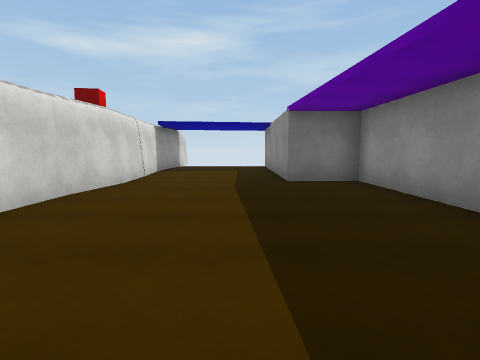
[1] (above)

17 first-person views from a walk through a scene from a Unity 3-D project. The camera is 1.3 m above the floor, tilts 6° down and sees 80° across. The floor is counted in squares, 2 m on a side. Each view is taken from the middle of a square. On the plan, view 1 faces up. The plan holds only what a view shows up to about 9 squares ahead; the rest is blank. The place goes on beyond the plan. Surface patterns are stand-ins for the level's own textures.

[2]
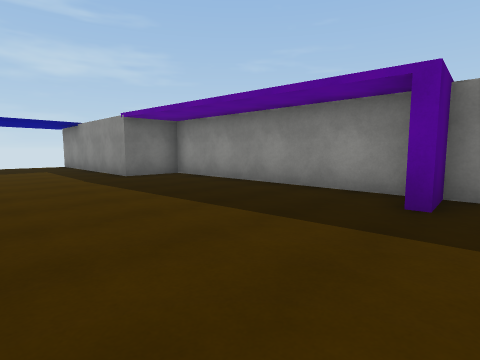

[3]
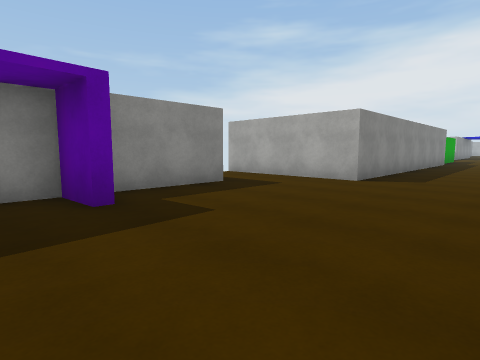

[4]
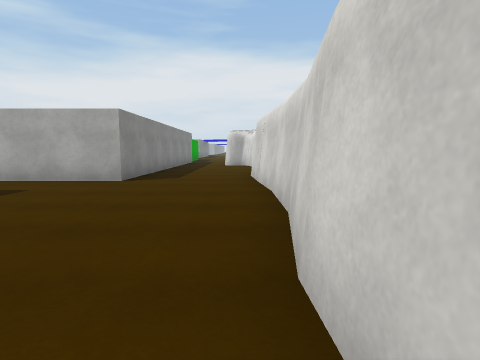

[5]
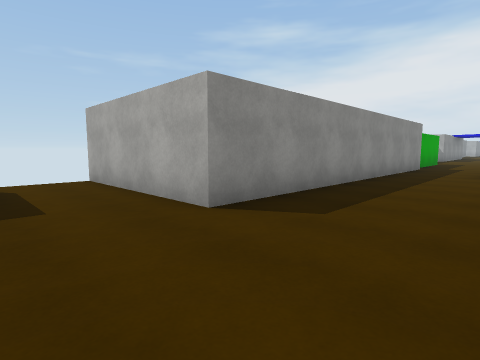

[6]
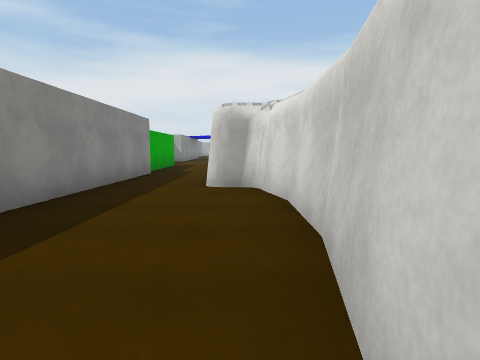

[7]
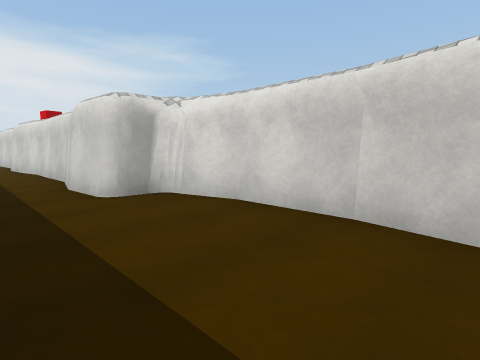

[8]
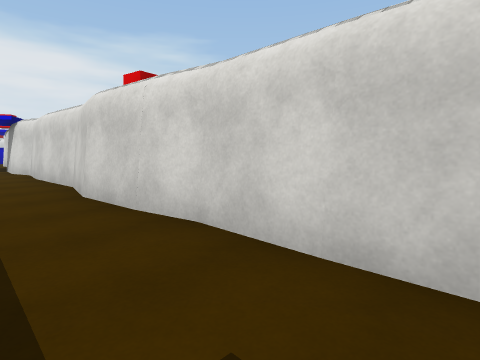

[9]
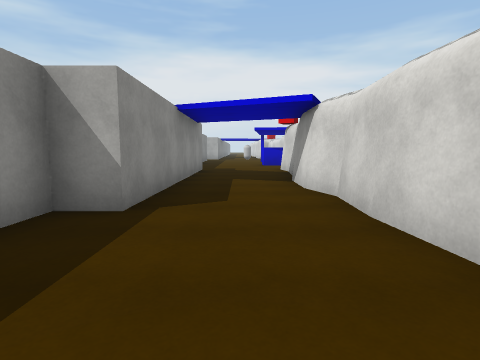

[10]
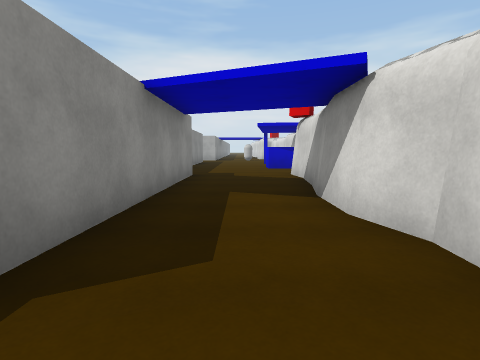

[11]
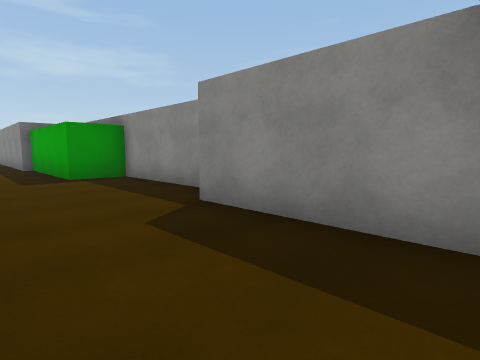

[12]
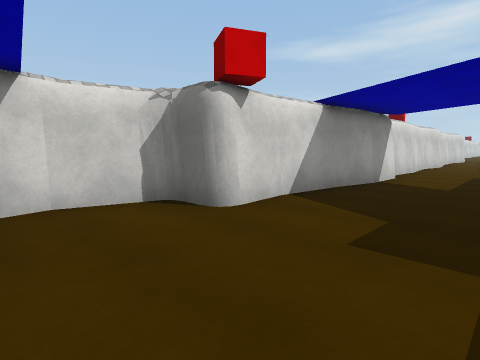

[13]
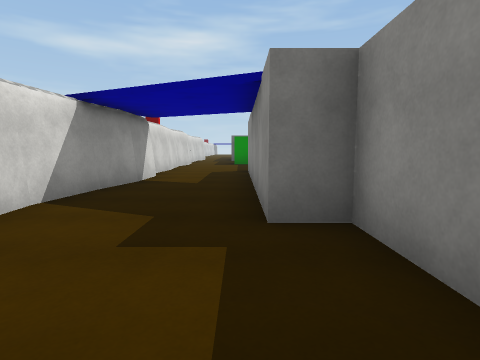

[14]
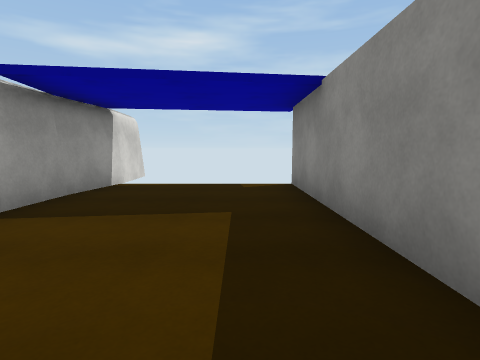

[15]
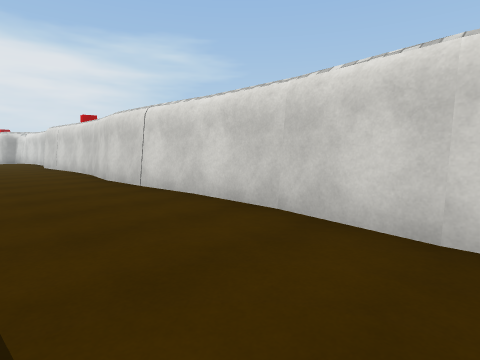

[16]
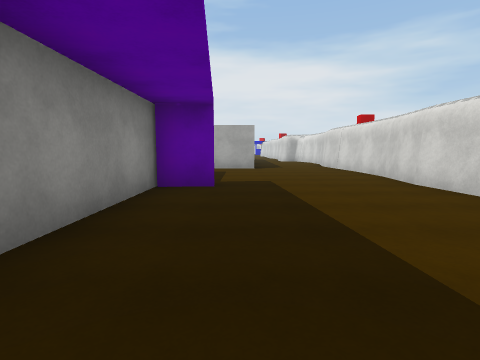

[17]
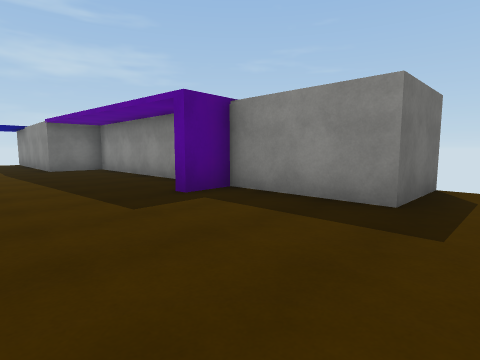

### Floor plan
Points are (right, up) in squares from view 1. A wall is a line through its corners. A room is listed if a view was taken in it or the views show most of it. See-through windows are left out.
Room 1 (views 1, 2, 3, 4, 5, 6, 7, 8, 9, 10, 11, 12, 13, 14, 15, 16, 17)
walls: (-2.6, -8) (-2.6, -9.7); (-2.8, -9.6) (-2.5, -10.9) (-1.6, -11) (-1.5, -12.4); (-1.9, -4.9) (-1.8, -6.1); (-2.1, -11) (-1.6, -11); (-1.3, -12.2) (-1.6, -13.7); (-2.6, -3.4) (-2.3, -6.3) (-2.7, -8.1); (-1.7, -13.6) (-1.6, -16.1); (0.5, -14) (0.5, -5) (4.5, -5); (-2.3, -1.9) (-2.2, -3.5); (-2.6, -1.9) (-2.6, -3.5); (4.6, -3) (2.5, -3) (2.5, 6) (1, 6) (1, 11.5); (1.4, -0.1) (2.5, 0); (2.6, -0.3) (1.4, -0.3); (-1.6, -16) (-1.2, -18.4); (-1.3, -18.3) (-1.5, -19.7); (-1.4, -19.5) (-1.3, -21.8); (-2.5, 4.2) (-2.3, -0.4) (-2.6, -2); (-1.3, -21.6) (-1.4, -23) (-1.2, -23.9); (-2.3, 5.7) (-2.6, 4.1) (-2.6, 2.5); (-2.7, 7.1) (-2.6, 5.6); (-1.2, -23.8) (-1.2, -25.1) (-1.4, -26.3); (-2.5, 8.6) (-2.4, 5.6); (-1.4, -26.2) (-1.5, -27.7); (-2.6, 10.1) (-2.6, 9); (-2.8, 10.2) (-2.7, 8.5); (-1.5, -27.6) (-1.4, -28.6); (-2.3, 11.7) (-2.6, 10); (-1.5, -28.9) (-2.4, -29); (-1.6, -29) (-2.3, -29) (-2.7, -30.2) (-2.5, -30.8); (2, -29.9) (2, -28.5) (1.2, -28.5) (1.2, -22) (2, -22) (2, -18) (0.8, -18) (0.8, -14)

Positions as (right, up) in squares from view 1, and headings:
1: (0, 0), facing up
2: (-2, -1), facing up-right
3: (-2, 1), facing down-right
4: (-2, 1), facing down
5: (-2, -3), facing down-right
6: (-2, -6), facing down
7: (0, -7), facing down-left
8: (0, -14), facing down-left
9: (0, -19), facing down
10: (0, -21), facing down
11: (-1, -25), facing up-right
12: (1, -31), facing up-left
13: (1, -31), facing up
14: (0, 6), facing up
15: (0, 6), facing down-left
16: (1, 5), facing down
17: (-1, -4), facing up-right
